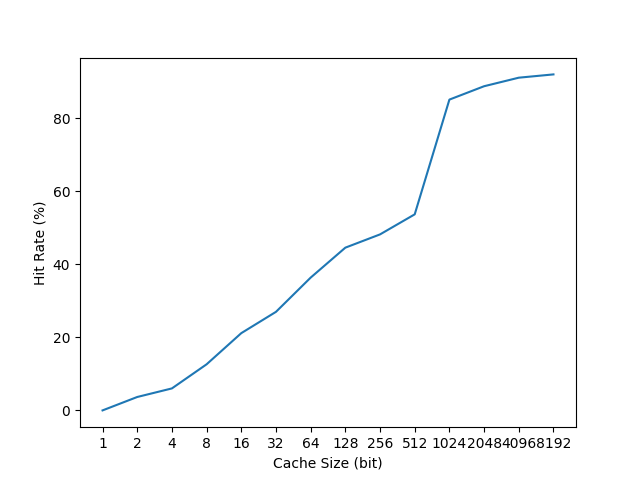

The script that drew this image:
import sys
import os
import matplotlib as mpl
import matplotlib.pyplot as plt
import numpy as np

if len(sys.argv) < 2:
    print(f"usage: {sys.argv[0]} <image name>")
    exit()

x = [i for i in range(14)]
x_size = [2**i for i in range(14)]

y = []
for i in [2**i for i in range(14)]:
    output = os.popen(f"./paging-policy.py -f vpn.txt -C {i} -N -c").readlines()[-2]
    y.append(float(output.split(" ")[-1]))

plt.plot(x,y)
plt.xlabel("Cache Size (bit)")
plt.ylabel("Hit Rate (%)")
plt.xticks(x, x_size)
plt.savefig(sys.argv[1])
plt.show()
